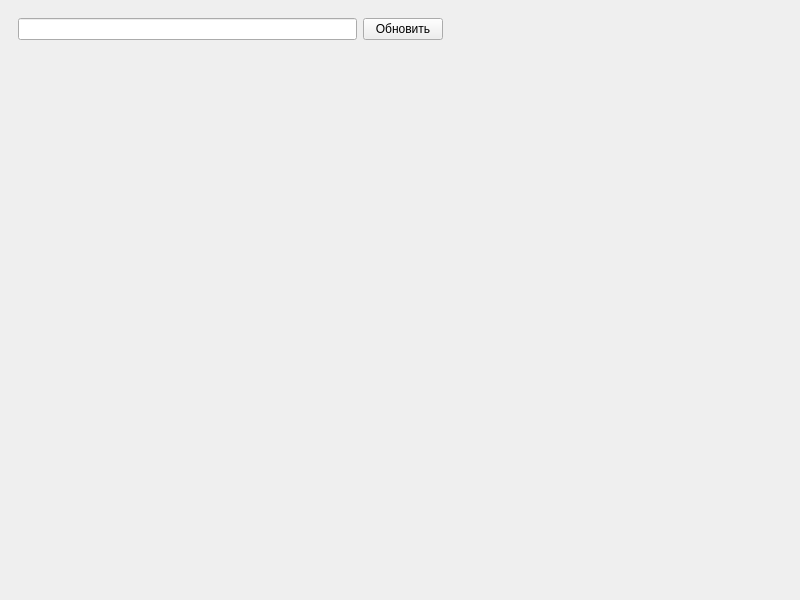
<?xml version="1.0" encoding="UTF-8"?>
<ui version="4.0">
 <class>MainWindow</class>
 <widget class="QMainWindow" name="MainWindow">
  <property name="geometry">
   <rect>
    <x>0</x>
    <y>0</y>
    <width>800</width>
    <height>600</height>
   </rect>
  </property>
  <property name="windowTitle">
   <string>MainWindow</string>
  </property>
  <widget class="QWidget" name="centralwidget">
   <layout class="QVBoxLayout" name="verticalLayout_2">
    <item>
     <widget class="QFrame" name="frame">
      <property name="frameShape">
       <enum>QFrame::NoFrame</enum>
      </property>
      <property name="frameShadow">
       <enum>QFrame::Raised</enum>
      </property>
      <layout class="QVBoxLayout" name="verticalLayout">
       <item>
        <layout class="QHBoxLayout" name="horizontalLayout">
         <item>
          <widget class="QLineEdit" name="lineEdit"/>
         </item>
         <item>
          <widget class="QPushButton" name="pushButton">
           <property name="text">
            <string>Обновить</string>
           </property>
          </widget>
         </item>
         <item>
          <spacer name="horizontalSpacer">
           <property name="orientation">
            <enum>Qt::Horizontal</enum>
           </property>
           <property name="sizeHint" stdset="0">
            <size>
             <width>40</width>
             <height>20</height>
            </size>
           </property>
          </spacer>
         </item>
        </layout>
       </item>
       <item>
        <widget class="QScrollArea" name="scrollArea">
         <property name="frameShape">
          <enum>QFrame::NoFrame</enum>
         </property>
         <property name="widgetResizable">
          <bool>true</bool>
         </property>
         <widget class="QWidget" name="scrollAreaWidgetContents">
          <property name="geometry">
           <rect>
            <x>0</x>
            <y>0</y>
            <width>764</width>
            <height>533</height>
           </rect>
          </property>
         </widget>
        </widget>
       </item>
      </layout>
     </widget>
    </item>
   </layout>
  </widget>
 </widget>
 <resources/>
 <connections/>
</ui>
